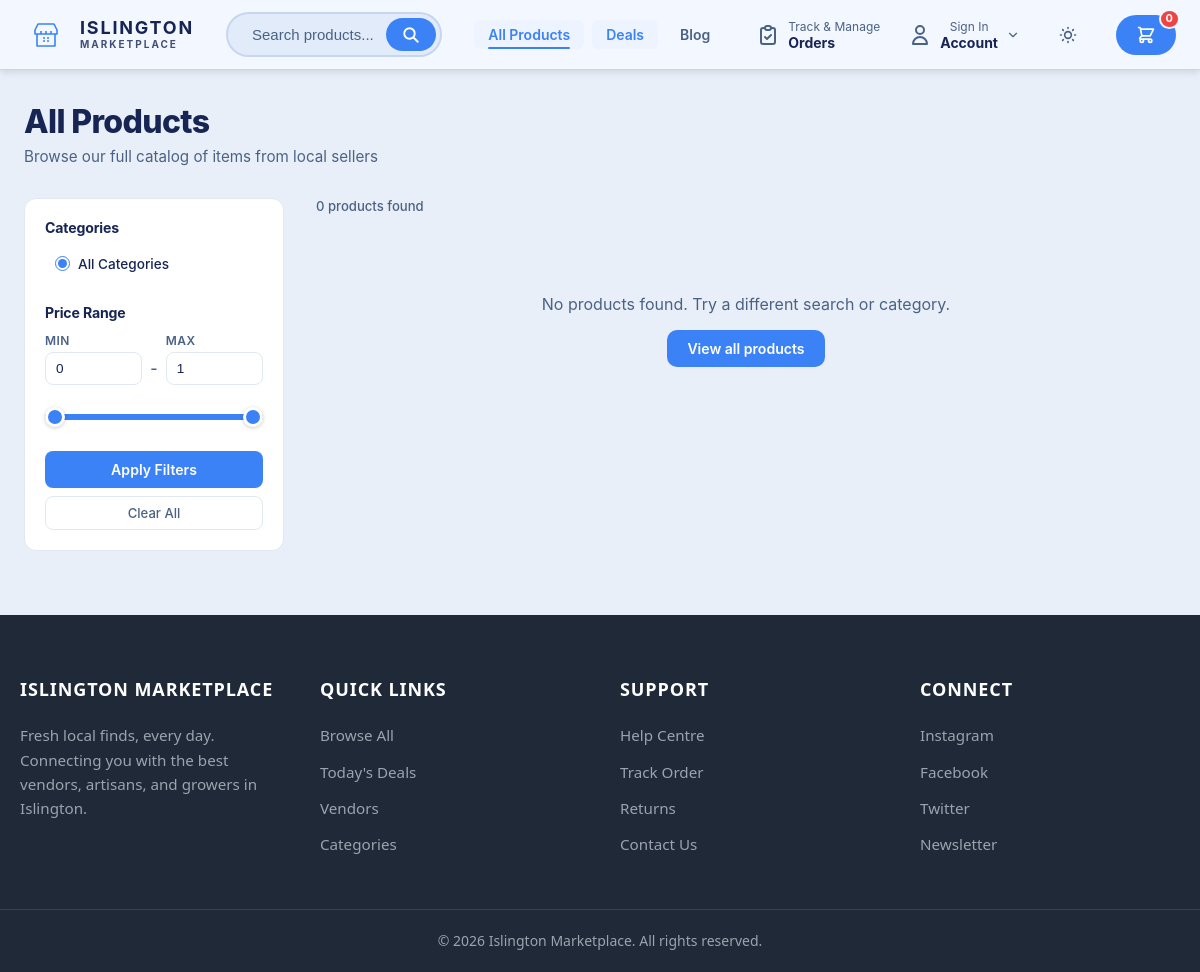
Before: /products/ with the older database file.
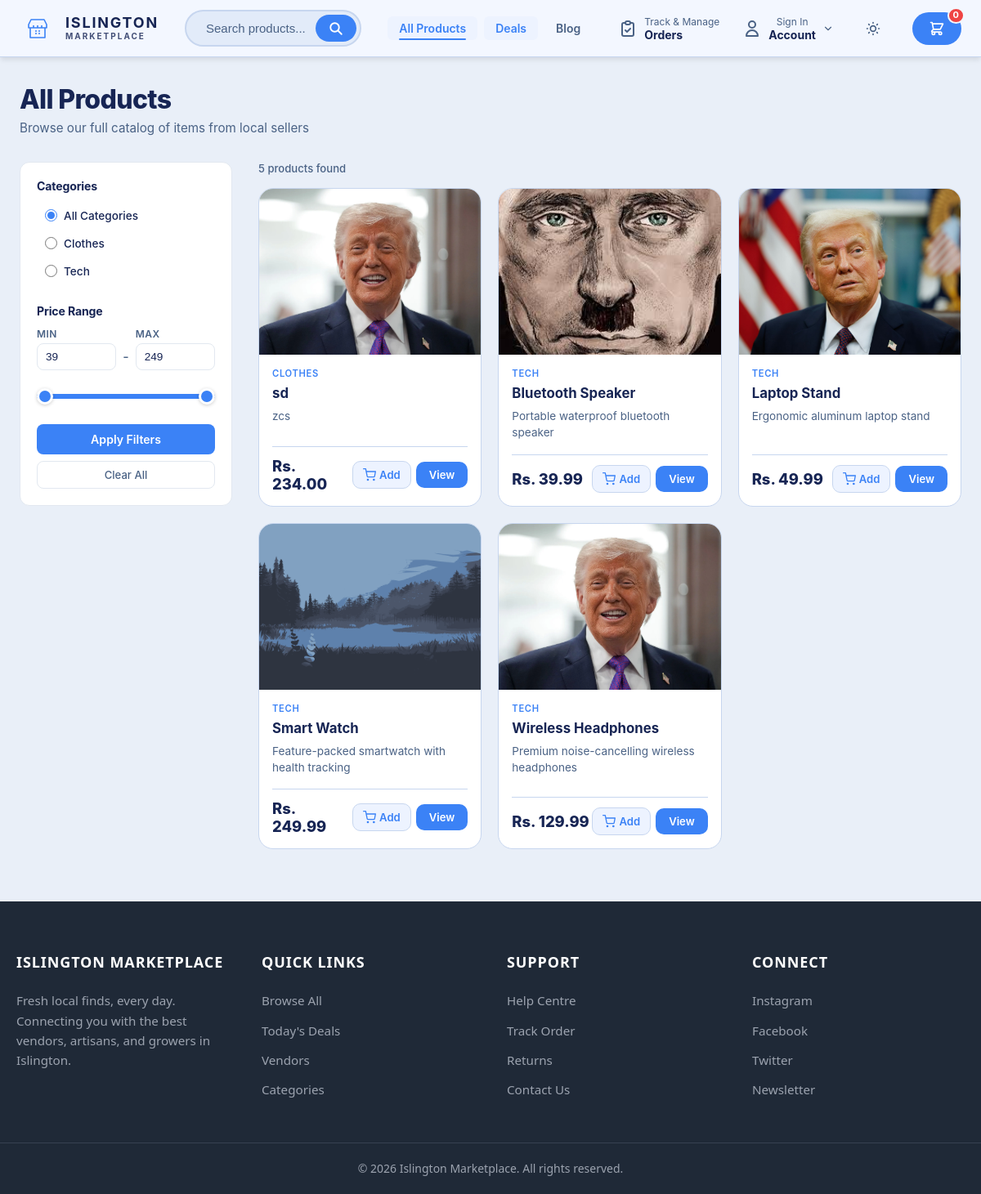
After: the same page with the newer database file.
### Product/models.py (models this page shows, shortened)
class Category(models.Model):
    name = models.CharField(max_length=100, unique=True)
    icon = models.ImageField(upload_to='category_icons/', blank=True, null=True)
    created_at = models.DateTimeField(auto_now_add=True)
    class Meta:
        ordering = ['name']

class Product(models.Model):
    seller = models.ForeignKey(Seller, on_delete=models.CASCADE, null=True, blank=True, related_name='products')
    name = models.CharField(max_length=200)
    description = models.TextField(blank=True)
    price = models.DecimalField(max_digits=10, decimal_places=2)
    image = models.ImageField(upload_to='products/', blank=True, null=True)
    created_at = models.DateTimeField(auto_now_add=True)
    category = models.ForeignKey(Category, on_delete=models.SET_NULL, null=True, blank=True, related_name='products')
    is_approved = models.BooleanField(default=False)
    class Meta:
        ordering = ['-created_at']

### Product/views.py (the view)
# urls.py: path('products/', views.product_list, name='product_list'),
def product_list(request):
    products = Product.objects.select_related('category').filter(is_approved=True).order_by('-created_at')
    categories = Category.objects.filter(products__is_approved=True).distinct().order_by('name')
    category = request.GET.get('category')
    search = request.GET.get('q', '').strip()
    min_price = request.GET.get('min_price')
    max_price = request.GET.get('max_price')
    price_stats = products.aggregate(price_min=Min('price'), price_max=Max('price'))
    slider_min = int(price_stats['price_min'] or 0)
    slider_max = int(price_stats['price_max'] or 0)
    if slider_min == slider_max:
        slider_max = slider_min + 1
    if category:
        products = products.filter(category__name=category)
    if search:
        products = products.filter(
            Q(name__icontains=search) | Q(description__icontains=search)
        )
    if min_price:
        products = products.filter(price__gte=min_price)
    if max_price:
        products = products.filter(price__lte=max_price)
    paginator = Paginator(products, PRODUCTS_PER_PAGE)
    page_number = request.GET.get('page')
    page_obj = paginator.get_page(page_number)
    return render(request, 'Product/product_list.html', {
        'page_obj': page_obj,
        'categories': categories,
        'selected_category': category,
        'search_query': search,
        'min_price': min_price or slider_min,
        'max_price': max_price or slider_max,
        'slider_min': slider_min,
        'slider_max': slider_max,
    })

### Product/templates/Product/product_list.html (shortened to what this page needs)
{% extends 'layouts/base.html' %}
{% load static %}
{% block extra_head %}
  <link rel="stylesheet" href="{% static 'css/components/product-card.css' %}">
  <link rel="stylesheet" href="{% static 'css/pages/product_list.css' %}">
{% endblock %}
{% block content %}
<section class="products-page">
  <div class="products-page-header">
    {% if search_query %}
      <h1 class="products-page-title">Search results for "{{ search_query }}"</h1>
    {% elif selected_category %}
      <h1 class="products-page-title">{{ selected_category }}</h1>
    {% else %}
      <h1 class="products-page-title">All Products</h1>
    {% endif %}
    <p class="products-page-desc">Browse our full catalog of items from local sellers</p>
  </div>
  <div class="products-layout">
    <aside class="filter-sidebar">
      <form method="get" class="filter-form" id="filterForm">
        <div class="filter-section">
          <h3 class="filter-section-title">Categories</h3>
          <ul class="filter-category-list">
            <li>
              <label class="filter-option">
                <input type="radio" name="category" value="" {% if not selected_category %}checked{% endif %} onchange="this.form.submit()">
                <span class="filter-option-text">All Categories</span>
              </label>
            </li>
            {% for cat in categories %}
            <li>
              <label class="filter-option">
                <input type="radio" name="category" value="{{ cat.name }}" {% if selected_category == cat.name %}checked{% endif %} onchange="this.form.submit()">
                <span class="filter-option-text">{{ cat.name }}</span>
              </label>
            </li>
            {% endfor %}
          </ul>
        </div>
        <div class="filter-section">
          <h3 class="filter-section-title">Price Range</h3>
          <div class="filter-price-range">
            <div class="filter-price-inputs">
              <div class="filter-price-field">
                <label for="minPrice">Min</label>
                <input type="number" id="minPrice" name="min_price" value="{{ min_price }}" min="{{ slider_min }}" max="{{ slider_max }}" step="1">
              </div>
              <span class="filter-price-separator">-</span>
              <div class="filter-price-field">
                <label for="maxPrice">Max</label>
                <input type="number" id="maxPrice" name="max_price" value="{{ max_price }}" min="{{ slider_min }}" max="{{ slider_max }}" step="1">
              </div>
            </div>
            <div class="filter-slider-wrap">
              <div class="filter-slider-track">
                <div class="filter-slider-fill" id="sliderFill"></div>
              </div>
            </div>
          </div>
        </div>
        <button type="submit" class="filter-apply-btn">Apply Filters</button>
        <a href="{% url 'product_list' %}{% if search_query %}?q={{ search_query }}{% endif %}" class="filter-clear-btn">Clear All</a>
      </form>
    </aside>
    <div class="products-content">
      <p class="products-count">{{ page_obj.paginator.count }} product{{ page_obj.paginator.count|pluralize }} found</p>
      {% if page_obj %}
      <div class="home-products-grid">
        {% for product in page_obj %}
        <article class="product-card">
          <a href="{% url 'product_detail' product.id %}" class="product-card-image-link">
            <div class="product-card-image-wrap">
              {% if product.image %}
                <img class="product-card-image" src="{{ product.image.url }}" alt="{{ product.name }}" loading="lazy">
              {% else %}
                <div class="product-card-image-placeholder">{{ product.name|first|upper }}</div>
              {% endif %}
            </div>
          </a>
          <div class="product-card-body">
            {% if product.category %}
              <span class="product-card-category">{{ product.category.name }}</span>
            {% endif %}
            <h3 class="product-card-name">{{ product.name }}</h3>
            <p class="product-card-desc">{{ product.description|truncatewords:12 }}</p>
            <div class="product-card-footer">
              <span class="product-card-price">Rs. {{ product.price }}</span>
              <div class="product-card-actions">
                {% if not user.is_staff and not user.seller_profile %}
                <button class="product-card-cart-btn add-to-cart-btn{% if product.id|stringformat:'d' in cart_product_ids %} added{% endif %}" data-product-id="{{ product.id }}" aria-label="Add to cart">
                  {% if product.id|stringformat:'d' in cart_product_ids %}
                    <svg width="16" height="16" viewBox="0 0 24 24" fill="none" stroke="currentColor" stroke-width="2" stroke-linecap="round" stroke-linejoin="round"><polyline points="20 6 9 17 4 12"/></svg>
                    Added
                  {% else %}
                    <svg width="16" height="16" viewBox="0 0 24 24" fill="none" stroke="currentColor" stroke-width="2" stroke-linecap="round" stroke-linejoin="round"><circle cx="9" cy="21" r="1"/><circle cx="20" cy="21" r="1"/><path d="M1 1h4l2.68 13.39a2 2 0 002 1.61h9.72a2 2 0 002-1.61L23 6H6"/></svg>
                    Add
                  {% endif %}
                </button>
                {% endif %}
                <a href="{% url 'product_detail' product.id %}" class="product-card-btn">View</a>
              </div>
            </div>
          </div>
        </article>
        {% endfor %}
      </div>
      {% else %}
      <div class="products-empty">
        <p>No products found. Try a different search or category.</p>
        <a href="{% url 'product_list' %}" class="products-empty-link">View all products</a>
      </div>
      {% endif %}
    </div>
  </div>
</section>
{% endblock %}

Changed rows visible on the page:
added Category: name "☐ Clothes", name "Clothes"
added Category: name "☐ Tech", name "Tech"
added Product: image (picture), category.name "CLOTHES", name "sd", description "zcs", price "234.00", shows "Add"
added Product: image (picture), category.name "TECH", name "Bluetooth Speaker", description "Portable waterproof bluetooth speaker", price "39.99", shows "Add"
added Product: image (picture), category.name "TECH", name "Laptop Stand", description "Ergonomic aluminum laptop stand", price "49.99", shows "Add"
added Product: image (picture), category.name "TECH", name "Smart Watch", description "Feature-packed smartwatch with health tracking", price "249.99", shows "Add"
added Product: image (picture), category.name "TECH", name "Wireless Headphones", description "Premium noise-cancelling wireless headphones", price "129.99", shows "Add"
Other visible differences:
form field min_price: "0" → "39"
form field max_price: "1" → "249"
{{ page_obj.paginator.count }}: "0" → "5"
text no longer shown: "No products found. Try a different search or category. View all products"
